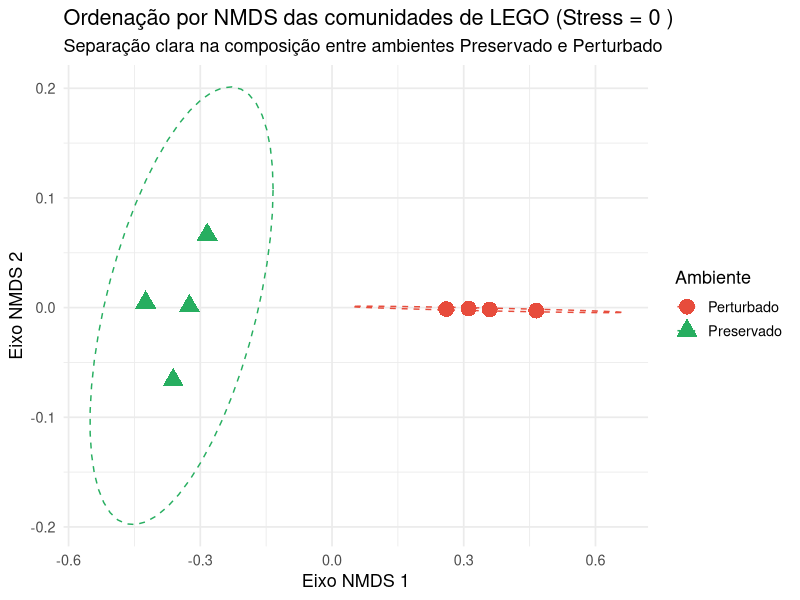
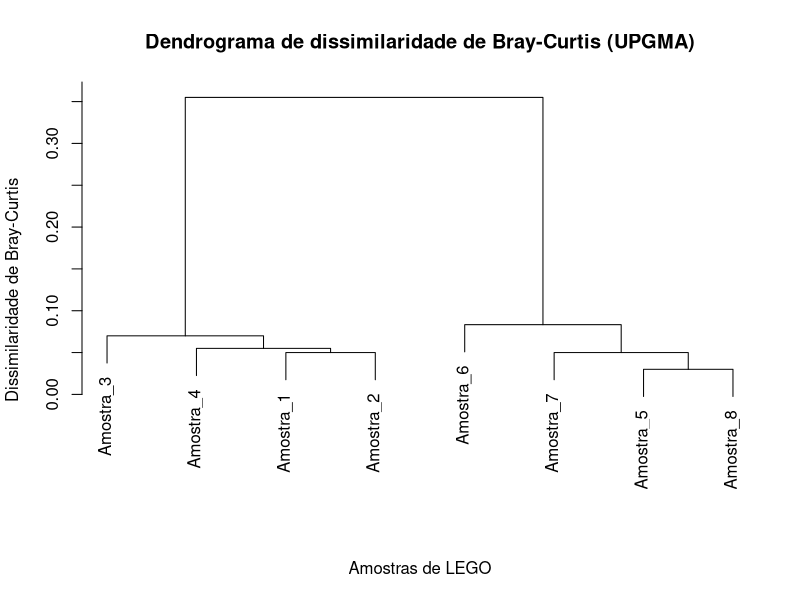

The R script that drew these images, in order:
## ---- chunk 1
#| message: false
#| warning: false
library(vegan)
library(tidyverse)

# Criação da matriz de contagens de 8 locais amostrados (4 no ambiente Preservado, 4 no Perturbado)
set.seed(123)
matriz_comunidades <- data.frame(
  Vermelho = c(40, 38, 42, 35, 75, 80, 70, 72),
  Amarelo  = c(22, 25, 20, 24, 12, 10, 15, 14),
  Azul     = c(14, 12, 15, 16,  8,  5,  7,  8),
  Verde    = c(10, 11,  9, 10,  3,  2,  4,  3),
  Branco   = c( 6,  7,  8,  7,  1,  2,  2,  1),
  Preto    = c( 4,  4,  3,  5,  1,  1,  1,  2),
  Laranja  = c( 3,  2,  2,  2,  0,  0,  1,  0),
  Cinza    = c( 1,  1,  1,  1,  0,  0,  0,  0)
)

rownames(matriz_comunidades) <- paste0("Amostra_", 1:8)

# Tabela de dados ambientais / tratamentos
dados_env <- data.frame(
  Amostra = paste0("Amostra_", 1:8),
  Ambiente = rep(c("Preservado", "Perturbado"), each = 4)
)
rownames(dados_env) <- dados_env$Amostra

# Visualização da matriz ecológica
print(matriz_comunidades)
## ---- chunk 2
# 1. Dissimilaridade de Jaccard (presença e ausência)
dist_jaccard <- vegdist(matriz_comunidades, method = "jaccard", binary = TRUE)

# 2. Dissimilaridade de Bray-Curtis (abundância relativa)
dist_bray <- vegdist(matriz_comunidades, method = "bray")

# Exibição da matriz de Bray-Curtis formatada
knitr::kable(as.matrix(round(dist_bray, 3)), caption = "Matriz de dissimilaridade de Bray-Curtis entre as 8 amostras de LEGO")
## ---- chunk 3
# Execução do NMDS
nmds_res <- metaMDS(matriz_comunidades, distance = "bray", k = 2, autotransform = FALSE, trace = 0)

# Extração das coordenadas do NMDS
df_nmds <- as.data.frame(nmds_res$points) %>%
  rownames_to_column("Amostra") %>%
  left_join(dados_env, by = "Amostra")

# Gráfico de ordenação NMDS
ggplot(df_nmds, aes(x = MDS1, y = MDS2, color = Ambiente, shape = Ambiente)) +
  geom_point(size = 5) +
  stat_ellipse(level = 0.95, linetype = "dashed") +
  theme_minimal(base_size = 13) +
  scale_color_manual(values = c("#e74c3c", "#27ae60")) +
  labs(
    title = paste("Ordenação por NMDS das comunidades de LEGO (Stress =", round(nmds_res$stress, 3), ")"),
    subtitle = "Separação clara na composição entre ambientes Preservado e Perturbado",
    x = "Eixo NMDS 1",
    y = "Eixo NMDS 2"
  )
## ---- chunk 4
# Agrupamento UPGMA
hc_bray <- hclust(dist_bray, method = "average")

# Plot do dendrograma
plot(hc_bray, main = "Dendrograma de dissimilaridade de Bray-Curtis (UPGMA)",
     xlab = "Amostras de LEGO", ylab = "Dissimilaridade de Bray-Curtis", sub = "")
## ---- chunk 5
# 1. PERMANOVA com adonis2
set.seed(42)
res_permanova <- adonis2(matriz_comunidades ~ Ambiente, data = dados_env, method = "bray", permutations = 999)
print(res_permanova)

# 2. Teste de homogeneidade de dispersão multivariada (betadisper)
res_disp <- betadisper(dist_bray, dados_env$Ambiente)
permutest(res_disp)
